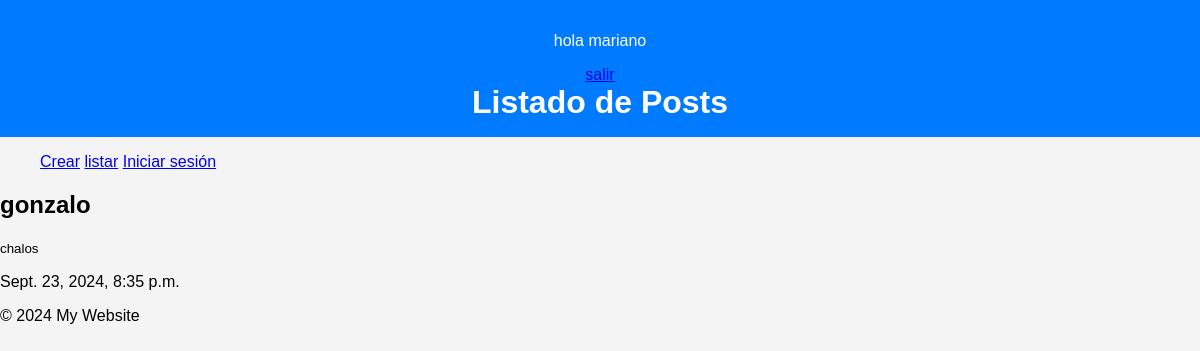
Screenshot of /detalle/13 (signed in) with the database file from the repository.
### post/models.py (models this page shows, shortened)
class Post(models.Model):
    titulo = models.TextField()
    contenido = models.TextField()
    fecha = models.DateTimeField(auto_now_add=True)
    autor = models.ForeignKey(User, on_delete=models.CASCADE)

### post/views.py (the view)
# urls.py: path('detalle/<int:pk>', DetallePost.as_view(), name='detalle_post'),
class DetallePost(DetailView):
    model = Post
    template_name = 'detalle_post.html'

### post/template/detalle_post.html
{% extends 'base.html' %}
{% block header %}
<h1>Listado de Posts</h1>
{% endblock %}
{% block content %}
                <h2>{{ object.titulo}}</h2>
                <p><small>{{ object.contenido }}</small></p>
                <p>̣{{ object.fecha }} </p>
{% endblock %}

### post/template/base.html (shortened to what this page needs)
<!DOCTYPE html>
<html lang="en"><head>
    {% load static %}
    <link rel="stylesheet" href="{% static 'css/style.css' %}">
</head>
    <body>
        <header>
            {% if user.is_authenticated %}
                <p> hola {{user.username}} </p>
                <a href="{% url 'logout' %}"> salir </a>
            {% else %}
                <p> No se encuentra loggeado/a</p>
                <a href="{% url 'login' %}">Iniciar sesión</a>
            {% endif %}
            <h1>{% block header %}Welcome to My Website{% endblock %}</h1>
        </header>
        {% include "navbar.html" %}
    <div class="content">
    {% block content %}
    {% endblock %}
    </div>
    <footer>
    <p>&copy; 2024 My Website</p>
    </footer>
</body>
</html>

### post/static/css/style.css (style rules this page uses)
body { font-family: Arial, sans-serif; background-color: #f4f4f4; margin: 0; padding: 0; }
header { background: #007bff; color: white; padding: 1rem; text-align: center; }
h1 { margin: 0; }

### rows the page displays
Post: titulo "gonzalo", contenido "chalos", fecha "Sept. 23, 2024, 8:35 p.m."

### other values shown
{{ user.username }} "mariano"
